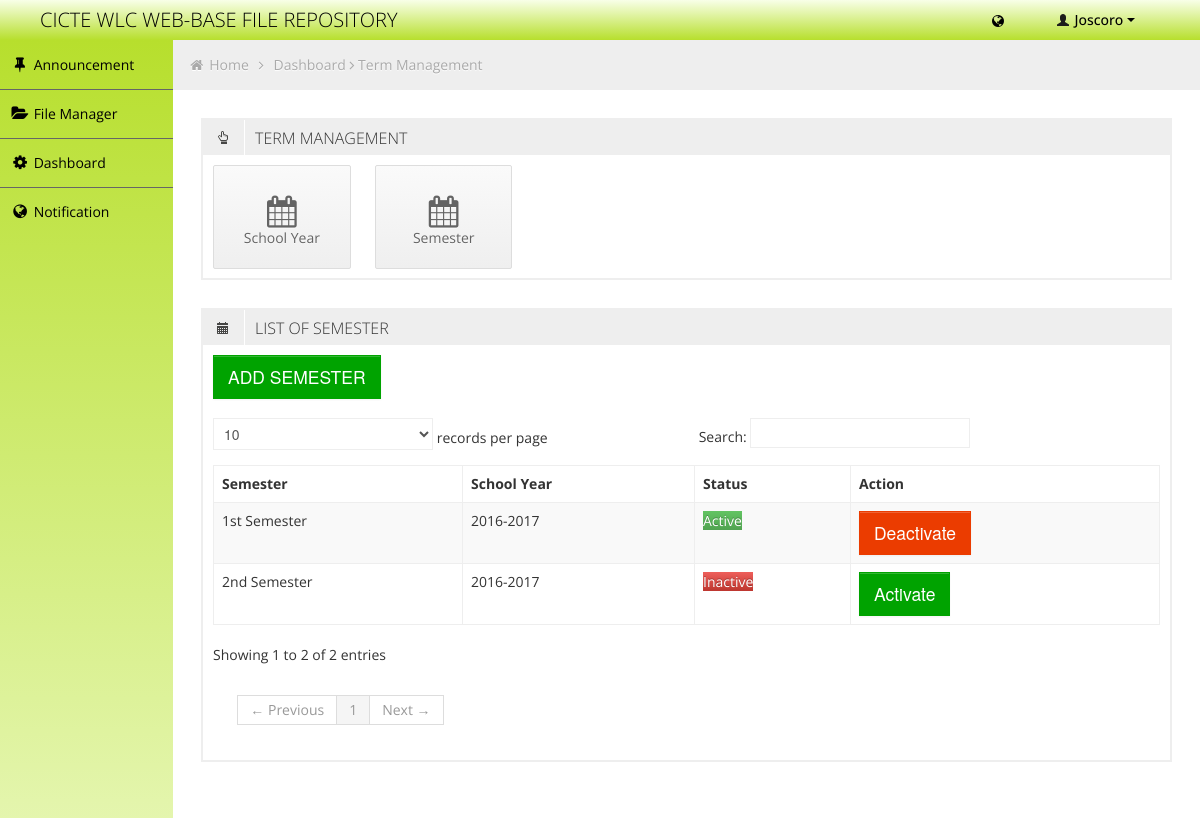
The app's page /termmanagement.php?sem=true (signed in) with its own data.
### tables this page shows
CREATE TABLE `fr_staff` (
  `id` int(11) NOT NULL auto_increment,
  `user_id` int(11) NOT NULL,
  `FirstN` varchar(50) NOT NULL,
  `LastN` varchar(50) NOT NULL,
  `midN` varchar(50) NOT NULL,
  `size_limit` int(11) NOT NULL,
  PRIMARY KEY  (`id`)
);

CREATE TABLE `fr_path` (
  `id` int(11) NOT NULL auto_increment,
  `url` varchar(30000) NOT NULL,
  `user_id` int(11) NOT NULL,
  PRIMARY KEY  (`id`)
);

CREATE TABLE `fr_semester` (
  `SemID` int(11) NOT NULL auto_increment,
  `Semester` varchar(100) NOT NULL,
  `SYID` int(11) NOT NULL,
  `sem_status` enum('Active','Inactive') NOT NULL default 'Inactive',
  PRIMARY KEY  (`SemID`)
);

CREATE TABLE `fr_sy` (
  `SYID` int(11) NOT NULL auto_increment,
  `SYstart` int(11) NOT NULL,
  `SYend` int(11) NOT NULL,
  PRIMARY KEY  (`SYID`)
);

### termmanagement.php (the view, shortened to what this page needs)
<!DOCTYPE html>
<html lang="en">
<head>
	<link id="bootstrap-style" href="css/bootstrap.min.css" rel="stylesheet">
	<link href="css/bootstrap-responsive.min.css" rel="stylesheet">
	<link id="base-style" href="css/style.css" rel="stylesheet">
	<link id="base-style-responsive" href="css/style-responsive.css" rel="stylesheet">
</head>
<body>
	<?php include('php/header.php'); ?>
	<div class="container-fluid-full">
		<div class="row-fluid">
			<?php include('php/menu.php'); ?>
			<div id="content" class="span10">
				<ul class="breadcrumb">
					<li>
						<i class="icon-home"></i>
						<a href="index.php">Home</a>
						<i class="icon-angle-right"></i>
					</li>
					<li><a href="dashboard.php">Dashboard</a></li>
					<i class="icon-angle-right"></i>
					<li><a href="">Term Management</a></li>
				</ul>
				<div class="row-fluid">
					<div class="box defualt span12">
						<div class="box-header">
							<h2><i class="halflings-icon hand-top"></i><span class="break"></span>TERM MANAGEMENT</h2>
						</div>
						<div class="box-content">
							<a href="termmanagement.php?sy=true" class="quick-button span2">
								<i class="icon-calendar"></i>
								<p>School Year</p>
							</a>
							<a href="termmanagement.php?sem=true" class="quick-button span2">
								<i class="icon-calendar"></i>
								<p>Semester</p>
							</a>
							<div class="clearfix"></div>
						</div>
					</div>
				</div>
				<div class="row-fluid sortable">
				<div class="box span12">
					<?php
						if(isset($_GET['sy']))
						{
					?>
							<div class="box-header" data-original-title>
						<h2><i class="halflings-icon calendar"></i><span class="break"></span>LIST OF SCHOOL YEAR</h2>
					</div>
					<div class="box-content buttons">
						<form method="post" action="<?php $_SERVER['PHP_SELF'] ?>" name="form1">
							<input type="submit" name="sy" class="btn btn-large btn-success" value="Generate S.Y.">
						</form>
					</div>
					<div class="box-content">
						<table class="table table-striped table-bordered bootstrap-datatable datatable">
						  <thead>
							  <tr>
							  	  <th>#</th>
							  	  <th>School Year</th>
							  </tr>
						  </thead>
						  <tbody>
						  	<?php
						  			$result = mysql_query("SELECT * FROM fr_sy");
								 	if(mysql_num_rows($result) > 0)
								 	{
								 		while ($row = mysql_fetch_array($result))
								 		{
								 ?>
								 		<tr>
								 		  <td><?php echo $row['SYID']; ?></td>
									      <td><?php echo $row['SYstart'].'-'.$row['SYend']; ?></td>
									    </tr>
								<?php
										}
									}
								?>
						  </tbody>
					  </table>
					</div>
					<?php
						}
						else if(isset($_GET['sem']))
						{
					?>
					<div class="box-header" data-original-title>
						<h2><i class="halflings-icon calendar"></i><span class="break"></span>LIST OF SEMESTER</h2>
					</div>
					<div class="box-content buttons">
						<button class="btn btn-large btn-success btn-setting">ADD SEMESTER</button>
					</div>
					<div class="box-content">
						<table class="table table-striped table-bordered bootstrap-datatable datatable">
						  <thead>
							  <tr>
							  	    <th>Semester</th>
              						<th>School Year</th>
              						<th>Status</th>
              						<th>Action</th>
							  </tr>
						  </thead>
						  <tbody>
						  	<?php
									$result = mysql_query("SELECT sem.*,sy.* FROM fr_semester as sem , fr_sy as sy WHERE sem.SYID = sy.SYID");
								 	if(mysql_num_rows($result) > 0)
								 	{
								 		while ($row = mysql_fetch_array($result))
								 		{
								 ?>
								 		<tr>
											<td><?php echo $row['Semester']; ?></td>
              								<td><?php echo $row['SYstart'].'-'.$row['SYend']; ?></td>
              								<td><?php echo  $row['sem_status'] == 'Active' ? '<span class="btn-success">Active</span>' : '<span class="btn-danger">Inactive</span>' ; ?> </td>
              								<td><?php echo  $row['sem_status'] == 'Active' ? '<a href="termmanagement.php?sem=true&&deactivate='.$row['SemID'].'"><button class="btn btn-large btn-danger">Deactivate</button></a>' : '<a href="termmanagement.php?sem=true&&activate='.$row['SemID'].'"><button class="btn btn-large btn-success">Activate</button></a>' ; ?> </td>
										</tr>
								<?php
										}
									}
								?>
						  </tbody>
					  </table>
					</div>
					<?php
						}
					?>
				</div>
			</div>
			</div>
		</div>
	</div>
</body>
</html>

### php/header.php (shortened to what this page needs)
<?php
		if($_SESSION['UserLvl'] == 1)
		{
			$result1 = mysql_query("SELECT * FROM fr_stud WHERE user_id = '".$_SESSION['user_id']."'");
			$row1 = mysql_fetch_array($result1);
			$name = $row1['FName'];
			$lname = $row1['LName'];
		}
		else  if($_SESSION['UserLvl'] >= 3)
		{
			$result1 = mysql_query("SELECT * FROM fr_staff WHERE user_id = '".$_SESSION['user_id']."'");
			$row1 = mysql_fetch_array($result1);
			$name = $row1['FirstN'];
		}
?>
<div class="navbar">
	<div class="navbar-inner">
		<div class="container-fluid">
			<a class="brand" href=""><span>CICTE WLC WEB-BASE FILE REPOSITORY</span></a>
			<div class="nav-no-collapse header-nav">
				<ul class="nav pull-right">
					<li class="dropdown hidden-phone">
								<a class="btn dropdown-toggle" data-toggle="dropdown" href="#">
										<i class="icon-globe"></i>
								</a>
					</li>
					<li class="dropdown">
						<a class="btn dropdown-toggle" data-toggle="dropdown" href="#">
							<i class="halflings-icon white user"></i> <?php echo $name; ?>
							<span class="caret"></span>
						</a>
					</li>
				</ul>
			</div>
		</div>
	</div>
</div>

### php/menu.php
<div id="sidebar-left" class="span2">
	<div class="nav-collapse sidebar-nav">
		<ul class="nav nav-tabs nav-stacked main-menu">
			<li><a href="newsfeed.php"><i class="icon-pushpin"></i><span class="hidden-tablet"> Announcement </span></a></li>
			<?php
				$result = mysql_query("SELECT * FROM  fr_path WHERE user_id = '".$_SESSION['user_id']."'") or die('Error share: '. mysql_error());
			 	if(mysql_num_rows($result) > 0)
			 	{
			 		while ($row = mysql_fetch_array($result))
			 		{
			?>
						<li><a href="index.php?id=<?php echo $row['id']; ?>"><i class="icon-folder-open"></i><span class="hidden-tablet"> File Manager </span></a></li>
			<?php
			 		}
			 	}
			?>
			<?php
				if($_SESSION['UserLvl'] == '1')
				{
			?>
					<li><a href="enroll_subject.php?subject=enroll"><i class="icon-book"></i><span class="hidden-tablet"> Enroll subject </span></a></li>
					<li><a href="enroll_subject.php?subject=subject"><i class="icon-book"></i><span class="hidden-tablet"> My subject </span></a></li>
					<li><a href="messages.php"><i class="icon-globe"></i><span class="hidden-tablet"> Notification</span>
					</a></li>
			<?php
				}
				else
				{
			?>
					<li><a href="dashboard.php"><i class="icon-cog"></i><span class="hidden-tablet"> Dashboard </span></a></li>
					<li><a href="messages.php"><i class="icon-globe"></i><span class="hidden-tablet"> Notification</span>
					</a></li>
			<?php
				}
			?>
		</ul>
	</div>
</div>

### css/style-responsive.css (style rules this page uses)
@media (min-width: 1200px) { .container-fluid-full { overflow: hidden; position: relative; height: 100%; } }
@media (min-width: 1200px) { #content { width: 85.578%; padding: 28px; margin: 0px 0px; margin-left: 14.422% !important; } }
@media (min-width: 1200px) { #sidebar-left { background: rgb(248,255,232); background: -moz-linear-gradient(bottom, rgba(248,255,232,1) 0%, rgba(227,245,171,1) 33%, rgba(183,223,45,1) 100%); background: -webkit-gradient(linear, left bottom, left top, color-stop(0%,rgba(248,255,232,1)), color-stop(33%,rgba(227,245,171,1)), color-stop(100%,rgba(183,223,45,1))); background: -webkit-linear-gradient(bottom, rgba(248,255,232,1) 0%,rgba(227,245,171,1) 33%,rgba(183,223,45,1) 100%); background: -o-linear-gradient(bottom, rgba(248,255,232,1) 0%,rgba(227,245,171,1) 33%,rgba(183,223,45,1) 100%); background: -ms-linear-gradient(bottom, rgba(248,255,232,1) 0%,rgba(227,245,171,1) 33%,rgba(183,223,45,1) 100%); background: linear-gradient(to top, rgba(248,255,232,1) 0%,rgba(227,245,171,1) 33%,rgba(183,223,45,1) 100%); filter: progid:DXImageTransform.Microsoft.gradient( startColorstr='#f8ffe8', endColorstr='#b7df2d',GradientType=0 ); margin-left: 0px !important; position: absolute; height: 100%; } }
@media (min-width: 1200px) { .sidebar-nav > ul { margin: 0px; } }

### css/halflings.css (style rules this page uses)
html, html .halflings { -webkit-font-smoothing: antialiased !important; }
.halflings-icon { display: inline-block; width: 14px; height: 14px; line-height: 14px; vertical-align: text-top; background-image: url(../img/glyphicons_halflings.svg); background-position: 0 0; background-repeat: no-repeat; vertical-align: top; *display: inline; *zoom: 1; *margin-right: .3em; }
.halflings-icon.user { background-position: -168px 0; }
.halflings-icon.calendar { background-position: -192px -120px; }
.halflings-icon.hand-top { background-position: -192px -144px; }

### records on screen
fr_staff: FirstN "Joscoro"
fr_semester: Semester "1st Semester", SYID.SYstart "2016", SYID.SYend "2017", sem_status "Active"
fr_semester: Semester "2nd Semester", SYID.SYstart "2016", SYID.SYend "2017", sem_status "Inactive"
